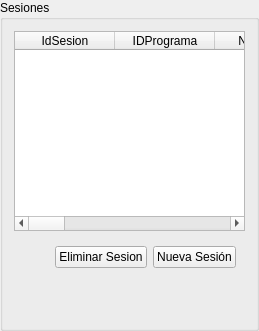
                       <widget class="QGroupBox" name="groupBox_18">
                        <property name="title">
                         <string>Sesiones</string>
                        </property>
                        <layout class="QGridLayout" name="gridLayout_27">
                         <item row="5" column="5" colspan="2">
                          <widget class="QFrame" name="frame_7">
                           <property name="frameShape">
                            <enum>QFrame::NoFrame</enum>
                           </property>
                           <property name="frameShadow">
                            <enum>QFrame::Raised</enum>
                           </property>
                           <layout class="QGridLayout" name="gridLayout_50">
                            <item row="0" column="0">
                             <widget class="QPushButton" name="pushButton_24">
                              <property name="sizePolicy">
                               <sizepolicy hsizetype="Fixed" vsizetype="Fixed">
                                <horstretch>0</horstretch>
                                <verstretch>0</verstretch>
                               </sizepolicy>
                              </property>
                              <property name="maximumSize">
                               <size>
                                <width>100</width>
                                <height>16777215</height>
                               </size>
                              </property>
                              <property name="text">
                               <string>Eliminar Sesion</string>
                              </property>
                             </widget>
                            </item>
                            <item row="0" column="1">
                             <widget class="QPushButton" name="pushButton_23">
                              <property name="sizePolicy">
                               <sizepolicy hsizetype="Fixed" vsizetype="Fixed">
                                <horstretch>0</horstretch>
                                <verstretch>0</verstretch>
                               </sizepolicy>
                              </property>
                              <property name="maximumSize">
                               <size>
                                <width>100</width>
                                <height>16777215</height>
                               </size>
                              </property>
                              <property name="text">
                               <string>Nueva Sesión</string>
                              </property>
                             </widget>
                            </item>
                           </layout>
                          </widget>
                         </item>
                         <item row="7" column="3">
                          <spacer name="verticalSpacer_21">
                           <property name="orientation">
                            <enum>Qt::Vertical</enum>
                           </property>
                           <property name="sizeHint" stdset="0">
                            <size>
                             <width>20</width>
                             <height>40</height>
                            </size>
                           </property>
                          </spacer>
                         </item>
                         <item row="0" column="3" rowspan="5" colspan="4">
                          <widget class="QTreeWidget" name="treeWidget_3">
                           <property name="minimumSize">
                            <size>
                             <width>0</width>
                             <height>200</height>
                            </size>
                           </property>
                           <property name="maximumSize">
                            <size>
                             <width>1200</width>
                             <height>600</height>
                            </size>
                           </property>
                           <property name="sizeAdjustPolicy">
                            <enum>QAbstractScrollArea::AdjustToContents</enum>
                           </property>
                           <column>
                            <property name="text">
                             <string>IdSesion</string>
                            </property>
                            <property name="textAlignment">
                             <set>AlignCenter</set>
                            </property>
                           </column>
                           <column>
                            <property name="text">
                             <string>IDPrograma</string>
                            </property>
                            <property name="textAlignment">
                             <set>AlignCenter</set>
                            </property>
                           </column>
                           <column>
                            <property name="text">
                             <string>N° Sesión</string>
                            </property>
                            <property name="textAlignment">
                             <set>AlignCenter</set>
                            </property>
                           </column>
                           <column>
                            <property name="text">
                             <string>Nombre</string>
                            </property>
                            <property name="textAlignment">
                             <set>AlignCenter</set>
                            </property>
                           </column>
                           <column>
                            <property name="text">
                             <string>Fecha</string>
                            </property>
                            <property name="textAlignment">
                             <set>AlignCenter</set>
                            </property>
                           </column>
                           <column>
                            <property name="text">
                             <string>RepPron</string>
                            </property>
                            <property name="textAlignment">
                             <set>AlignCenter</set>
                            </property>
                           </column>
                           <column>
                            <property name="text">
                             <string>°P Inicial</string>
                            </property>
                            <property name="textAlignment">
                             <set>AlignCenter</set>
                            </property>
                           </column>
                           <column>
                            <property name="text">
                             <string>°P Final</string>
                            </property>
                            <property name="textAlignment">
                             <set>AlignCenter</set>
                            </property>
                           </column>
                           <column>
                            <property name="text">
                             <string>RepSup</string>
                            </property>
                            <property name="textAlignment">
                             <set>AlignCenter</set>
                            </property>
                           </column>
                           <column>
                            <property name="text">
                             <string>°S Inicial</string>
                            </property>
                            <property name="textAlignment">
                             <set>AlignCenter</set>
                            </property>
                           </column>
                           <column>
                            <property name="text">
                             <string>°S Final</string>
                            </property>
                            <property name="textAlignment">
                             <set>AlignCenter</set>
                            </property>
                           </column>
                           <column>
                            <property name="text">
                             <string>TorqueMaxP</string>
                            </property>
                            <property name="textAlignment">
                             <set>AlignCenter</set>
                            </property>
                           </column>
                           <column>
                            <property name="text">
                             <string>TorqueMaxS</string>
                            </property>
                            <property name="textAlignment">
                             <set>AlignCenter</set>
                            </property>
                           </column>
                          </widget>
                         </item>
                        </layout>
                       </widget>
